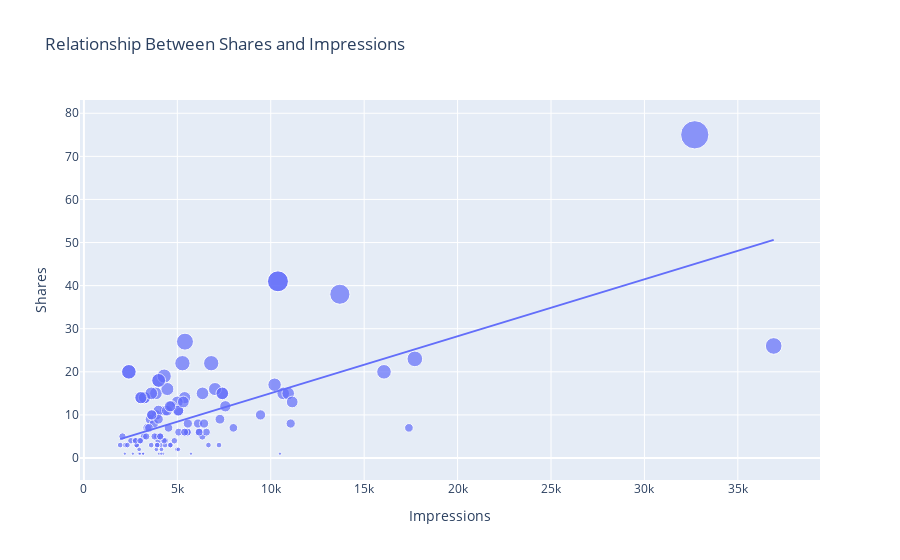

Notebook code cell kept with this figure:
### Code cell
figure = px.scatter(data_frame = data, x = "Impressions",
                   y = "Shares", size = "Shares", trendline = "ols",
                   title = "Relationship Between Shares and Impressions")
figure.show()
